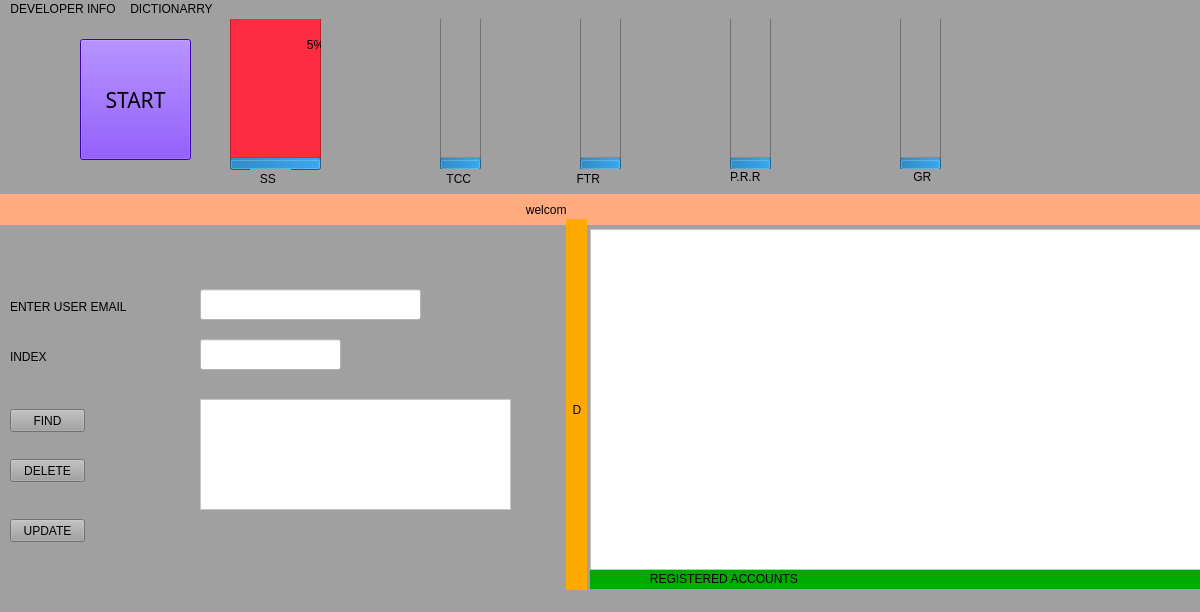
<?xml version="1.0" encoding="UTF-8"?>
<ui version="4.0">
 <class>serverlogin</class>
 <widget class="QMainWindow" name="serverlogin">
  <property name="geometry">
   <rect>
    <x>0</x>
    <y>0</y>
    <width>1200</width>
    <height>612</height>
   </rect>
  </property>
  <property name="sizePolicy">
   <sizepolicy hsizetype="Fixed" vsizetype="Fixed">
    <horstretch>0</horstretch>
    <verstretch>0</verstretch>
   </sizepolicy>
  </property>
  <property name="minimumSize">
   <size>
    <width>1200</width>
    <height>612</height>
   </size>
  </property>
  <property name="maximumSize">
   <size>
    <width>1200</width>
    <height>612</height>
   </size>
  </property>
  <property name="windowTitle">
   <string>SERVER</string>
  </property>
  <property name="layoutDirection">
   <enum>Qt::LeftToRight</enum>
  </property>
  <property name="styleSheet">
   <string notr="true">background-color: rgb(160, 160, 160);</string>
  </property>
  <property name="iconSize">
   <size>
    <width>100</width>
    <height>100</height>
   </size>
  </property>
  <widget class="QWidget" name="centralwidget">
   <widget class="QProgressBar" name="sstatusprogressbar">
    <property name="geometry">
     <rect>
      <x>230</x>
      <y>-20</y>
      <width>91</width>
      <height>171</height>
     </rect>
    </property>
    <property name="sizePolicy">
     <sizepolicy hsizetype="Fixed" vsizetype="Fixed">
      <horstretch>0</horstretch>
      <verstretch>0</verstretch>
     </sizepolicy>
    </property>
    <property name="cursor">
     <cursorShape>OpenHandCursor</cursorShape>
    </property>
    <property name="layoutDirection">
     <enum>Qt::LeftToRight</enum>
    </property>
    <property name="styleSheet">
     <string notr="true">background-color: rgb(255, 43, 64);</string>
    </property>
    <property name="minimum">
     <number>0</number>
    </property>
    <property name="value">
     <number>5</number>
    </property>
    <property name="orientation">
     <enum>Qt::Vertical</enum>
    </property>
    <property name="textDirection">
     <enum>QProgressBar::BottomToTop</enum>
    </property>
   </widget>
   <widget class="QProgressBar" name="TTCconnected">
    <property name="geometry">
     <rect>
      <x>440</x>
      <y>-20</y>
      <width>41</width>
      <height>171</height>
     </rect>
    </property>
    <property name="cursor">
     <cursorShape>OpenHandCursor</cursorShape>
    </property>
    <property name="layoutDirection">
     <enum>Qt::LeftToRight</enum>
    </property>
    <property name="minimum">
     <number>0</number>
    </property>
    <property name="value">
     <number>5</number>
    </property>
    <property name="orientation">
     <enum>Qt::Vertical</enum>
    </property>
    <property name="textDirection">
     <enum>QProgressBar::BottomToTop</enum>
    </property>
   </widget>
   <widget class="QProgressBar" name="filetransfarprogressbar">
    <property name="geometry">
     <rect>
      <x>580</x>
      <y>-20</y>
      <width>41</width>
      <height>171</height>
     </rect>
    </property>
    <property name="cursor">
     <cursorShape>OpenHandCursor</cursorShape>
    </property>
    <property name="layoutDirection">
     <enum>Qt::LeftToRight</enum>
    </property>
    <property name="minimum">
     <number>0</number>
    </property>
    <property name="value">
     <number>5</number>
    </property>
    <property name="orientation">
     <enum>Qt::Vertical</enum>
    </property>
    <property name="textDirection">
     <enum>QProgressBar::BottomToTop</enum>
    </property>
   </widget>
   <widget class="QProgressBar" name="Generalprogressbar">
    <property name="geometry">
     <rect>
      <x>900</x>
      <y>-20</y>
      <width>41</width>
      <height>171</height>
     </rect>
    </property>
    <property name="cursor">
     <cursorShape>OpenHandCursor</cursorShape>
    </property>
    <property name="layoutDirection">
     <enum>Qt::LeftToRight</enum>
    </property>
    <property name="minimum">
     <number>0</number>
    </property>
    <property name="value">
     <number>5</number>
    </property>
    <property name="orientation">
     <enum>Qt::Vertical</enum>
    </property>
    <property name="textDirection">
     <enum>QProgressBar::BottomToTop</enum>
    </property>
   </widget>
   <widget class="QProgressBar" name="progressBar_6">
    <property name="geometry">
     <rect>
      <x>730</x>
      <y>-20</y>
      <width>41</width>
      <height>171</height>
     </rect>
    </property>
    <property name="cursor">
     <cursorShape>OpenHandCursor</cursorShape>
    </property>
    <property name="layoutDirection">
     <enum>Qt::LeftToRight</enum>
    </property>
    <property name="minimum">
     <number>0</number>
    </property>
    <property name="value">
     <number>5</number>
    </property>
    <property name="orientation">
     <enum>Qt::Vertical</enum>
    </property>
    <property name="textDirection">
     <enum>QProgressBar::BottomToTop</enum>
    </property>
   </widget>
   <widget class="QPushButton" name="btnstartServer">
    <property name="geometry">
     <rect>
      <x>80</x>
      <y>20</y>
      <width>111</width>
      <height>121</height>
     </rect>
    </property>
    <property name="sizePolicy">
     <sizepolicy hsizetype="Fixed" vsizetype="Fixed">
      <horstretch>0</horstretch>
      <verstretch>0</verstretch>
     </sizepolicy>
    </property>
    <property name="font">
     <font>
      <family>Arial Black</family>
      <pointsize>16</pointsize>
      <weight>10</weight>
      <italic>false</italic>
      <bold>false</bold>
      <underline>false</underline>
      <kerning>true</kerning>
     </font>
    </property>
    <property name="cursor">
     <cursorShape>PointingHandCursor</cursorShape>
    </property>
    <property name="accessibleName">
     <string>&lt;html&gt;&lt;head/&gt;&lt;body&gt;&lt;p&gt;START&lt;/p&gt;&lt;p&gt;&lt;br/&gt;&lt;/p&gt;&lt;/body&gt;&lt;/html&gt;</string>
    </property>
    <property name="autoFillBackground">
     <bool>false</bool>
    </property>
    <property name="styleSheet">
     <string notr="true">background-color: rgb(85, 0, 255);
font: 87 16pt &quot;Arial Black&quot;;</string>
    </property>
    <property name="text">
     <string>START</string>
    </property>
   </widget>
   <widget class="QLabel" name="label">
    <property name="geometry">
     <rect>
      <x>250</x>
      <y>150</y>
      <width>41</width>
      <height>20</height>
     </rect>
    </property>
    <property name="styleSheet">
     <string notr="true">font: 87 12pt &quot;Arial Black&quot;;</string>
    </property>
    <property name="text">
     <string>   SS</string>
    </property>
   </widget>
   <widget class="QLabel" name="label_2">
    <property name="geometry">
     <rect>
      <x>430</x>
      <y>150</y>
      <width>61</width>
      <height>20</height>
     </rect>
    </property>
    <property name="styleSheet">
     <string notr="true">font: 87 12pt &quot;Arial Black&quot;;</string>
    </property>
    <property name="text">
     <string>     TCC</string>
    </property>
   </widget>
   <widget class="QLabel" name="ftrprogressbar">
    <property name="geometry">
     <rect>
      <x>550</x>
      <y>150</y>
      <width>81</width>
      <height>20</height>
     </rect>
    </property>
    <property name="styleSheet">
     <string notr="true">font: 87 12pt &quot;Arial Black&quot;;</string>
    </property>
    <property name="text">
     <string>        FTR</string>
    </property>
   </widget>
   <widget class="QLabel" name="label_4">
    <property name="geometry">
     <rect>
      <x>730</x>
      <y>150</y>
      <width>51</width>
      <height>16</height>
     </rect>
    </property>
    <property name="styleSheet">
     <string notr="true">font: 87 12pt &quot;Arial Black&quot;;</string>
    </property>
    <property name="text">
     <string>P.R.R</string>
    </property>
   </widget>
   <widget class="QLabel" name="generalprogressbar">
    <property name="geometry">
     <rect>
      <x>900</x>
      <y>150</y>
      <width>71</width>
      <height>16</height>
     </rect>
    </property>
    <property name="styleSheet">
     <string notr="true">font: 87 12pt &quot;Arial Black&quot;;</string>
    </property>
    <property name="text">
     <string>    GR</string>
    </property>
   </widget>
   <widget class="QLabel" name="label_6">
    <property name="geometry">
     <rect>
      <x>590</x>
      <y>550</y>
      <width>611</width>
      <height>20</height>
     </rect>
    </property>
    <property name="styleSheet">
     <string notr="true">background-color: rgb(0, 170, 0);
font: 75 12pt &quot;MS Shell Dlg 2&quot;;</string>
    </property>
    <property name="text">
     <string>                  REGISTERED ACCOUNTS </string>
    </property>
   </widget>
   <widget class="QPushButton" name="btndeleteclient">
    <property name="geometry">
     <rect>
      <x>10</x>
      <y>440</y>
      <width>75</width>
      <height>23</height>
     </rect>
    </property>
    <property name="styleSheet">
     <string notr="true">font: 87 11pt &quot;Arial Black&quot;;</string>
    </property>
    <property name="text">
     <string>DELETE</string>
    </property>
   </widget>
   <widget class="QPushButton" name="btnfindclient">
    <property name="geometry">
     <rect>
      <x>10</x>
      <y>390</y>
      <width>75</width>
      <height>23</height>
     </rect>
    </property>
    <property name="styleSheet">
     <string notr="true">font: 87 11pt &quot;Arial Black&quot;;</string>
    </property>
    <property name="text">
     <string>FIND</string>
    </property>
   </widget>
   <widget class="QPushButton" name="btnupdateclient">
    <property name="geometry">
     <rect>
      <x>10</x>
      <y>500</y>
      <width>75</width>
      <height>23</height>
     </rect>
    </property>
    <property name="styleSheet">
     <string notr="true">font: 87 11pt &quot;Arial Black&quot;;</string>
    </property>
    <property name="text">
     <string>UPDATE</string>
    </property>
   </widget>
   <widget class="QLineEdit" name="emaillineedit">
    <property name="geometry">
     <rect>
      <x>200</x>
      <y>270</y>
      <width>221</width>
      <height>31</height>
     </rect>
    </property>
    <property name="styleSheet">
     <string notr="true">background-color: rgb(255, 255, 255);
font: 87 10pt &quot;Arial Black&quot;;</string>
    </property>
   </widget>
   <widget class="QLabel" name="label_7">
    <property name="geometry">
     <rect>
      <x>10</x>
      <y>280</y>
      <width>181</width>
      <height>16</height>
     </rect>
    </property>
    <property name="styleSheet">
     <string notr="true">font: 87 12pt &quot;Arial Black&quot;;</string>
    </property>
    <property name="text">
     <string>ENTER USER EMAIL</string>
    </property>
   </widget>
   <widget class="QLineEdit" name="indexlineedit">
    <property name="geometry">
     <rect>
      <x>200</x>
      <y>320</y>
      <width>141</width>
      <height>31</height>
     </rect>
    </property>
    <property name="styleSheet">
     <string notr="true">background-color: rgb(255, 255, 255);
font: 87 10pt &quot;Arial Black&quot;;</string>
    </property>
   </widget>
   <widget class="QLabel" name="label_8">
    <property name="geometry">
     <rect>
      <x>10</x>
      <y>330</y>
      <width>81</width>
      <height>16</height>
     </rect>
    </property>
    <property name="styleSheet">
     <string notr="true">font: 87 12pt &quot;Arial Black&quot;;</string>
    </property>
    <property name="text">
     <string>INDEX</string>
    </property>
   </widget>
   <widget class="QTextEdit" name="userinfotextviewer">
    <property name="geometry">
     <rect>
      <x>200</x>
      <y>380</y>
      <width>311</width>
      <height>111</height>
     </rect>
    </property>
    <property name="styleSheet">
     <string notr="true">background-color: rgb(255, 255, 255);
font: 87 10pt &quot;Arial Black&quot;;</string>
    </property>
   </widget>
   <widget class="QPlainTextEdit" name="maintextedit">
    <property name="geometry">
     <rect>
      <x>590</x>
      <y>210</y>
      <width>611</width>
      <height>341</height>
     </rect>
    </property>
    <property name="styleSheet">
     <string notr="true">background-color: rgb(255, 255, 255);
font: 87 10pt &quot;Arial Black&quot;;</string>
    </property>
   </widget>
   <widget class="QLabel" name="label_3">
    <property name="geometry">
     <rect>
      <x>0</x>
      <y>175</y>
      <width>1201</width>
      <height>31</height>
     </rect>
    </property>
    <property name="styleSheet">
     <string notr="true">background-color: rgb(255, 170, 127);</string>
    </property>
    <property name="text">
     <string>                                                                                                                                                              welcom</string>
    </property>
   </widget>
   <widget class="QLabel" name="label_5">
    <property name="geometry">
     <rect>
      <x>566</x>
      <y>200</y>
      <width>21</width>
      <height>381</height>
     </rect>
    </property>
    <property name="styleSheet">
     <string notr="true">background-color: rgb(255, 170, 0);</string>
    </property>
    <property name="text">
     <string>  D</string>
    </property>
   </widget>
  </widget>
  <widget class="QMenuBar" name="menubar">
   <property name="geometry">
    <rect>
     <x>0</x>
     <y>0</y>
     <width>1200</width>
     <height>21</height>
    </rect>
   </property>
   <widget class="QMenu" name="menuTHIS_SYSTEM_WAS_DEVELOPED_BY_VURUDI100">
    <property name="title">
     <string>DEVELOPER INFO</string>
    </property>
    <addaction name="actionI_want_to_thank_almighty_for_enabling_me_work_on_this_project_i_pyay_that_he_Manifests_in_the_future_life_of_this_project"/>
    <addaction name="actionEmail_VURUDI100_GMAIL_COM"/>
    <addaction name="actionCONTACT_254708831228"/>
    <addaction name="actioncontact2_254741469765"/>
    <addaction name="actionnickname_vurudi100"/>
    <addaction name="actionfullames_DOMINIC_VURUDI"/>
    <addaction name="actioncourse_SOFTWARE_ENGINEERING"/>
    <addaction name="actionALL_RIGHTS_RESERVED_THANKYOU"/>
    <addaction name="actionFF"/>
    <addaction name="actionMay_he_manifest_in_the_future_life_of_the_project"/>
   </widget>
   <widget class="QMenu" name="menuDICTIONARRY">
    <property name="title">
     <string>DICTIONARRY</string>
    </property>
    <addaction name="actionSS_server_status"/>
    <addaction name="actionTCC_Total_clients_connected"/>
    <addaction name="actionFTR_File_transfar_requests"/>
    <addaction name="actionPRR"/>
    <addaction name="actionGR_general_report"/>
   </widget>
   <addaction name="menuTHIS_SYSTEM_WAS_DEVELOPED_BY_VURUDI100"/>
   <addaction name="menuDICTIONARRY"/>
  </widget>
  <widget class="QStatusBar" name="statusbar"/>
  <action name="actionI_want_to_thank_almighty_for_enabling_me_work_on_this_project_i_pyay_that_he_Manifests_in_the_future_life_of_this_project">
   <property name="text">
    <string>A</string>
   </property>
  </action>
  <action name="actionEmail_VURUDI100_GMAIL_COM">
   <property name="text">
    <string>Email : VURUDI100@GMAIL.COM</string>
   </property>
  </action>
  <action name="actionCONTACT_254708831228">
   <property name="text">
    <string>CONTACT: +254708831228</string>
   </property>
  </action>
  <action name="actioncontact2_254741469765">
   <property name="text">
    <string>contact2 : +254741469765</string>
   </property>
  </action>
  <action name="actionnickname_vurudi100">
   <property name="text">
    <string>nickname: vurudi100</string>
   </property>
  </action>
  <action name="actionfullames_DOMINIC_VURUDI">
   <property name="text">
    <string>fullames: DOMINIC VURUDI</string>
   </property>
  </action>
  <action name="actioncourse_SOFTWARE_ENGINEERING">
   <property name="text">
    <string>course: SOFTWARE ENGINEERING </string>
   </property>
  </action>
  <action name="actionALL_RIGHTS_RESERVED_THANKYOU">
   <property name="text">
    <string>ALL RIGHTS RESERVED THANKYOU</string>
   </property>
  </action>
  <action name="actionFF">
   <property name="text">
    <string>I want to thank almighty for enabling me work on this project.</string>
   </property>
  </action>
  <action name="actionMay_he_manifest_in_the_future_life_of_the_project">
   <property name="text">
    <string>May he manifest in the future life of the project</string>
   </property>
  </action>
  <action name="actionSS_server_status">
   <property name="text">
    <string>SS  &gt;&gt;server status</string>
   </property>
  </action>
  <action name="actionTCC_Total_clients_connected">
   <property name="text">
    <string>TCC &gt;&gt; Total clients connected</string>
   </property>
  </action>
  <action name="actionFTR_File_transfar_requests">
   <property name="text">
    <string>FTR  &gt;&gt;File transfar requests</string>
   </property>
  </action>
  <action name="actionPRR">
   <property name="text">
    <string>PRR</string>
   </property>
  </action>
  <action name="actionGR_general_report">
   <property name="text">
    <string>GR &gt;&gt; general report</string>
   </property>
  </action>
 </widget>
 <resources/>
 <connections/>
</ui>
